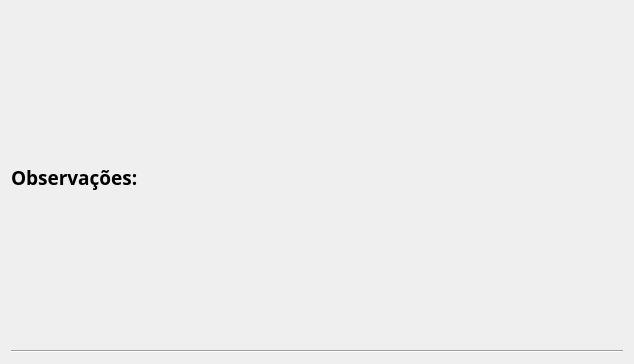
<?xml version="1.0" encoding="UTF-8"?>
<ui version="4.0">
 <class>Form</class>
 <widget class="QWidget" name="Form">
  <property name="geometry">
   <rect>
    <x>0</x>
    <y>0</y>
    <width>634</width>
    <height>364</height>
   </rect>
  </property>
  <property name="windowTitle">
   <string>Form</string>
  </property>
  <layout class="QVBoxLayout" name="verticalLayout">
   <item>
    <widget class="QLabel" name="label_2">
     <property name="sizePolicy">
      <sizepolicy hsizetype="Fixed" vsizetype="Preferred">
       <horstretch>0</horstretch>
       <verstretch>0</verstretch>
      </sizepolicy>
     </property>
     <property name="font">
      <font>
       <family>Segoe Print</family>
       <pointsize>14</pointsize>
       <weight>75</weight>
       <bold>true</bold>
      </font>
     </property>
     <property name="text">
      <string>Observações:</string>
     </property>
    </widget>
   </item>
   <item>
    <widget class="Line" name="line">
     <property name="sizePolicy">
      <sizepolicy hsizetype="Preferred" vsizetype="Fixed">
       <horstretch>0</horstretch>
       <verstretch>0</verstretch>
      </sizepolicy>
     </property>
     <property name="orientation">
      <enum>Qt::Horizontal</enum>
     </property>
    </widget>
   </item>
  </layout>
 </widget>
 <resources/>
 <connections/>
</ui>
